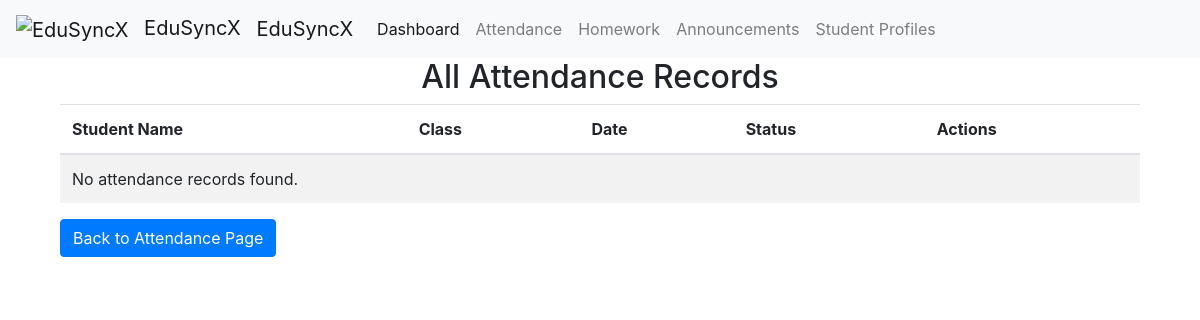
The app's page /attendance/all_attendance/, older data.
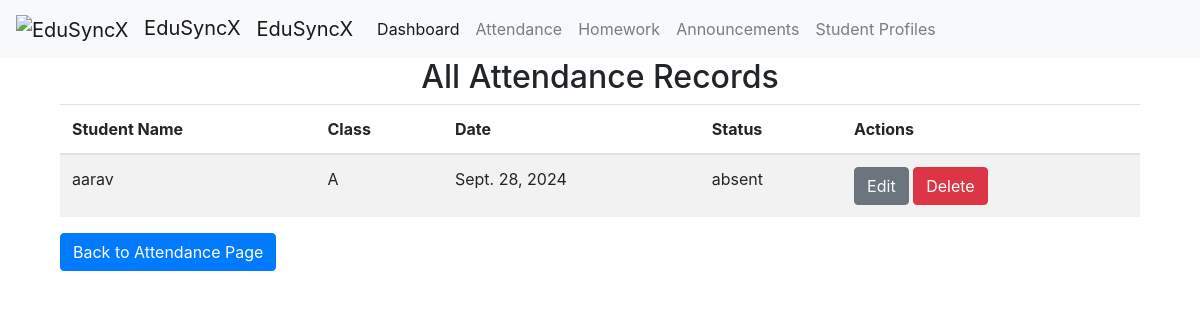
The same page, newer data.
### attendance/models.py (models this page shows)
class Attendance(models.Model):
    student_name = models.CharField(max_length=255)
    class_name = models.CharField(max_length=255)
    date = models.DateField()
    status = models.CharField(max_length=10, choices=[('present', 'Present'), ('absent', 'Absent'), ('late', 'Late')])

### attendance/views.py (the view)
# urls.py: path('all_attendance/', views.all_attendance_view, name='all_attendance'),
def all_attendance_view(request):
    attendance_data = Attendance.objects.all().order_by('-id')
    return render(request, 'attendance/all_attendance.html', {'attendance_data': attendance_data})

### attendance/templates/attendance/all_attendance.html
{% extends 'base.html' %}
{% block content %}
  <div class="container">
    <div class="row">
      <div class="col-md-12">
        <h2 class="text-center">All Attendance Records</h2>
      </div>
    </div>
    <div class="row">
      <div class="col-md-12">
        <table class="table table-striped">
          <thead>
            <tr>
              <th>Student Name</th>
              <th>Class</th>
              <th>Date</th>
              <th>Status</th>
              <th>Actions</th>
            </tr>
          </thead>
          <tbody>
            {% for attendance in attendance_data %}
              <tr>
                <td>{{ attendance.student_name }}</td>
                <td>{{ attendance.class_name }}</td>
                <td>{{ attendance.date }}</td>
                <td>{{ attendance.status }}</td>
                <td>
                  <button class="btn btn-secondary" id="edit-attendance-btn"><a href="{% url 'edit_attendance' attendance.id %}" style="color: white;">Edit</a></button>
                  <button class="btn btn-danger" id="delete-attendance-btn"><a href="{% url 'delete_attendance' attendance.id %}" style="color: white;">Delete</a></button>
                </td>
              </tr>
            {% empty %}
              <tr>
                <td colspan="5">No attendance records found.</td>
              </tr>
            {% endfor %}
          </tbody>
        </table>
      </div>
    </div>
    <div class="row">
      <div class="col-md-12">
        <button class="btn btn-primary" id="back-btn"><a href="{% url 'attendance' %}" style="color: white;">Back to Attendance Page</a></button>
      </div>
    </div>
  </div>
{% endblock %}

Row changes from the older to the newer data that the page shows:
added Attendance: student_name "aarav", class_name "A", date "Sept. 28, 2024", status "absent"
Text that changed along with them:
text no longer shown: "No attendance records found."
